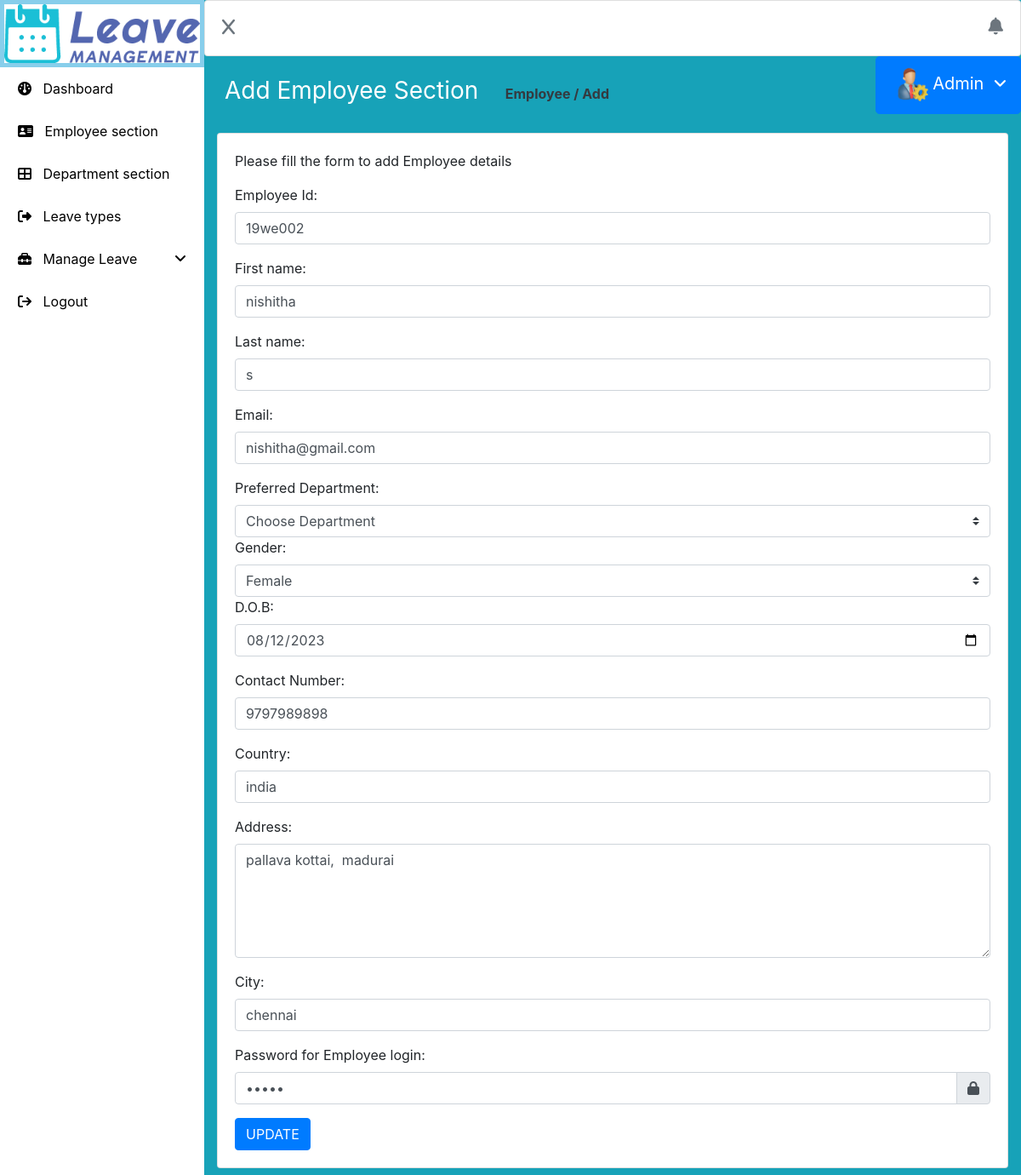
Screenshot of /admin/edit_employee/2 with the database file from the repository.
### tables this page shows
CREATE TABLE `employee` (
  `eid` int(11) NOT NULL,
  `employee_id` varchar(40) NOT NULL,
  `firstname` varchar(40) NOT NULL,
  `lastname` varchar(40) NOT NULL,
  `email` varchar(60) NOT NULL,
  `department` varchar(60) NOT NULL,
  `gender` varchar(10) NOT NULL,
  `dob` varchar(20) NOT NULL,
  `contact` varchar(15) NOT NULL,
  `country` varchar(20) NOT NULL,
  `address` varchar(250) NOT NULL,
  `city` varchar(30) NOT NULL,
  `password` varchar(20) NOT NULL,
  `reading_time` timestamp NOT NULL DEFAULT current_timestamp() ON UPDATE current_timestamp()
);

### application/controllers/Admin.php (called while the page is built, shortened)
<?php
class Admin extends CI_Controller
{
	public function __construct()
	{
		$this->load->model('admin_model');
	}
	public function edit_employee($id)
	{
		$success=$error="";
		$departments=$this->admin_model->get_departments();
		$employee=$this->admin_model->get_employee($id);
		$this->load->view('admin/edit_employee',array('employee'=>$employee,'departments'=>$departments,'success'=>$success,'error'=>$error));
	}
}
?>

### index.php (called while the page is built, shortened)
<?php
require_once BASEPATH.'core/CodeIgniter.php';

### application/models/Admin_model.php (called while the page is built, shortened)
<?php
class Admin_model extends CI_Model
{
	public function get_departments()
	{
		$this->db->order_by("did","desc");
		return $this->db->get('department')->result();
	}
	public function get_employee($id)
	{
		return $this->db->where('eid',$id)->get('employee')->row();
	}
}
?>

### application/views/admin/Edit_employee.php (the view, shortened to what this page needs)
<!DOCTYPE html>
<html lang="en">
<head>
	<link rel="stylesheet" href="https://cdn.jsdelivr.net/npm/bootstrap@4.6.2/dist/css/bootstrap.min.css">
  <link rel="stylesheet" href="https://cdnjs.cloudflare.com/ajax/libs/font-awesome/6.4.2/css/all.min.css">
  <link rel="stylesheet" href="https://cdnjs.cloudflare.com/ajax/libs/font-awesome/6.4.2/css/all.min.css" />
  <link rel="stylesheet" href="<?=base_url('assets/css/style.css')?>">
</head>
<body>
<div>
	<div style="width:80%;float:right;" class="bg-info show-hide">
	<?php
	include('topbar.php');
	?>
<?php
include('ad.php');
?>
<h3 class="font-weight-normal text-white p-4">Add Employee Section&nbsp;&nbsp;&nbsp;
		<span style="font-size:16px;" class="text-dark font-weight-bold">Employee / Add</span></h3>
	<div class="container-fluid">
	<div class="card my-2">
	<div class="card-body">
	<p>Please fill the form to add Employee details</p>
			<form action="" method="post" autocomplete="off">
		<div class="form-group">
			<label for="email">Employee Id:</label>
			<input type="text" class="form-control" value="<?=$employee->employee_id?>" name="employee_id" placeholder="Enter Employee Id" required id="email">
		</div>
		<div class="form-group">
			<label for="pwd">First name:</label>
			<input type="text" class="form-control" name="firstname" value="<?=$employee->firstname?>" placeholder="Enter Firstname" required id="pwd">
		</div>
		<div class="form-group">
			<label for="pwd">Last name:</label>
			<input type="text" class="form-control" name="lastname" value="<?=$employee->lastname?>" placeholder="Enter Lastname" required id="pwd">
		</div>
		<div class="form-group">
			<label for="pwd">Email:</label>
			<input type="text" class="form-control" name="email" value="<?=$employee->email?>" placeholder="Enter Email" required id="pwd">
		</div>
		<label>Preferred Department:</label>
		<select name="department" class="custom-select" required>
		    <option selected value="">Choose Department</option>
	    </select>
		<label>Gender:</label>
		<select name="gender" class="custom-select" required>
		    <option value="female" <?php if($employee->gender=="female") { echo "selected"; } ?>>Female</option>
	    </select>
		<div class="form-group">
			<label for="pwd">D.O.B:</label>
			<input type="date" class="form-control" name="dob" value="<?=$employee->dob?>" required placeholder="Enter D.O.B" id="pwd">
		</div>
		<div class="form-group">
			<label for="pwd">Contact Number:</label>
			<input type="text" class="form-control" maxlength="10" value="<?=$employee->contact?>" pattern="^[0-9]*$" name="contact" required placeholder="Enter Contact number" id="pwd">
		</div>
		<div class="form-group">
			<label for="pwd">Country:</label>
			<input type="text" class="form-control" name="country" required value="<?=$employee->country?>" placeholder="Enter Country" id="pwd">
		</div>
		<div class="form-group">
		     <label for="comment">Address:</label>
		     <textarea class="form-control" rows="5" id="comment" name="address" required placeholder="Enter your address"><?=$employee->address?></textarea>
        </div>
		<div class="form-group">
			<label for="pwd">City:</label>
			<input type="text" class="form-control" name="city" value="<?=$employee->city?>" required placeholder="Enter City" id="pwd">
		</div>
		<div class="form-group">
			<label for="pwd">Password for Employee login:</label>
			<div class="input-group mb-3">
			<input type="password" class="form-control" name="password" value="<?=$employee->password?>" required placeholder="Enter password" id="password">
		  <div class="input-group-append">
		  <span class="input-group-text"><i class="fa-solid fa-lock" id="mylock" onclick="show_password()"></i></span>
		  </div>
	    </div>
		</div>
		<input type="submit" class="btn btn-primary" name="submit" value="UPDATE">
		</form>
</div>
</div>
    </div>
	</div>
	<div style="width:20%;position:fixed;" class="mylastclass">
	<?php
	include('leftbar.php');
	?>
    </div>
</div>
</body>
</html>

### rows the page displays
employee: employee_id "19we002", firstname "nishitha", lastname "s", email "nishitha@gmail.com", gender "Female", dob "08/12/2023", contact "9797989898", country "india", address "pallava kottai, madurai", city "chennai"
